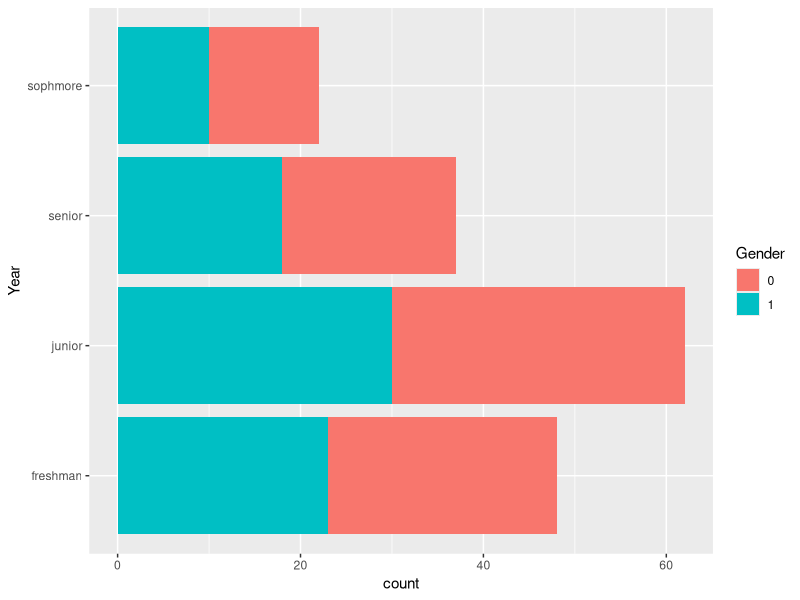
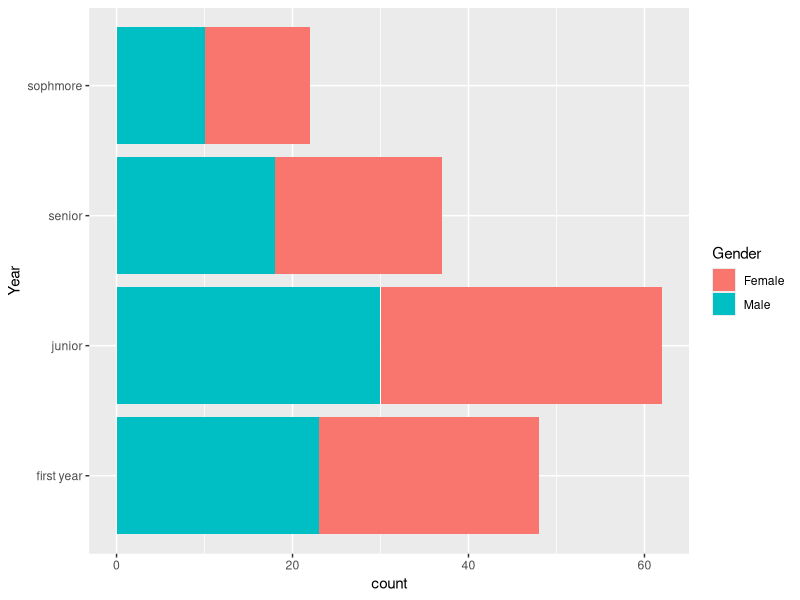
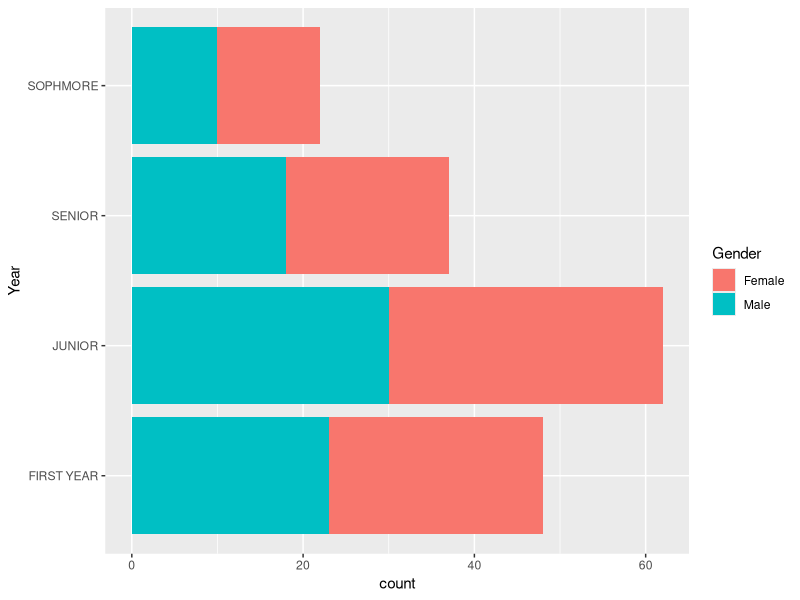
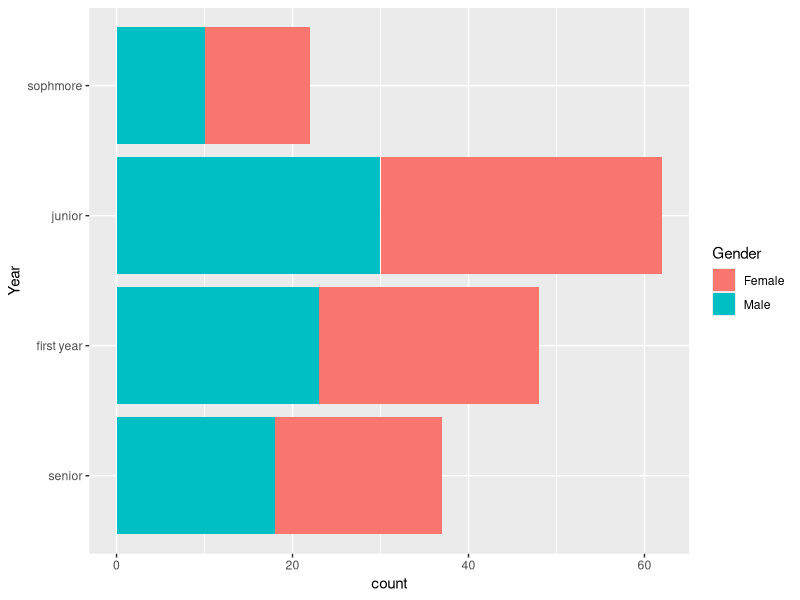
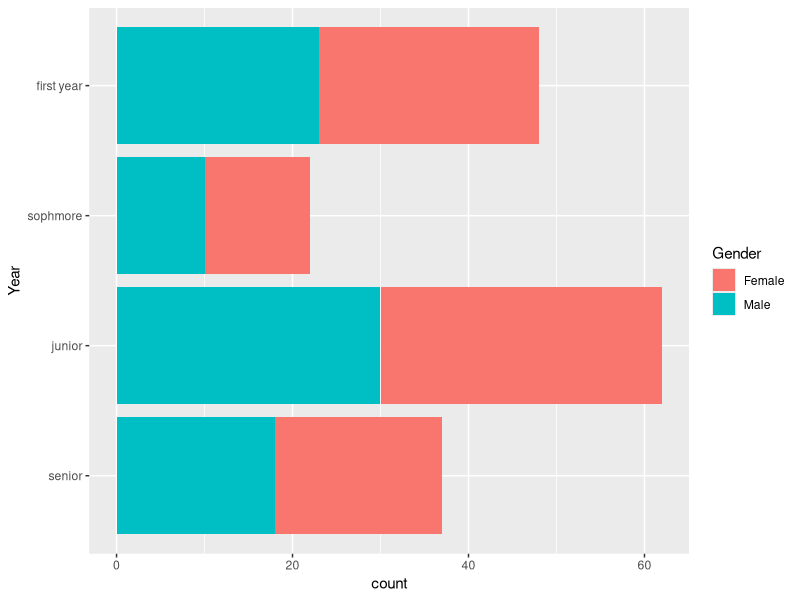
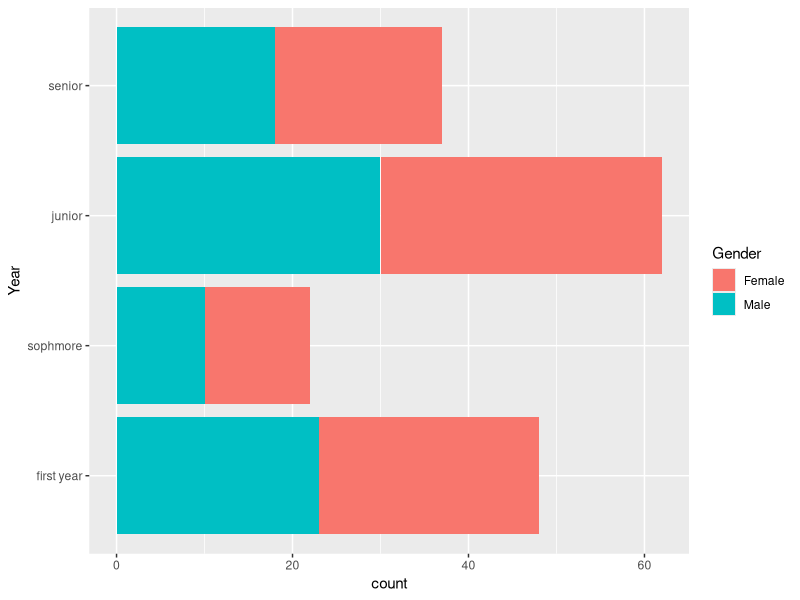
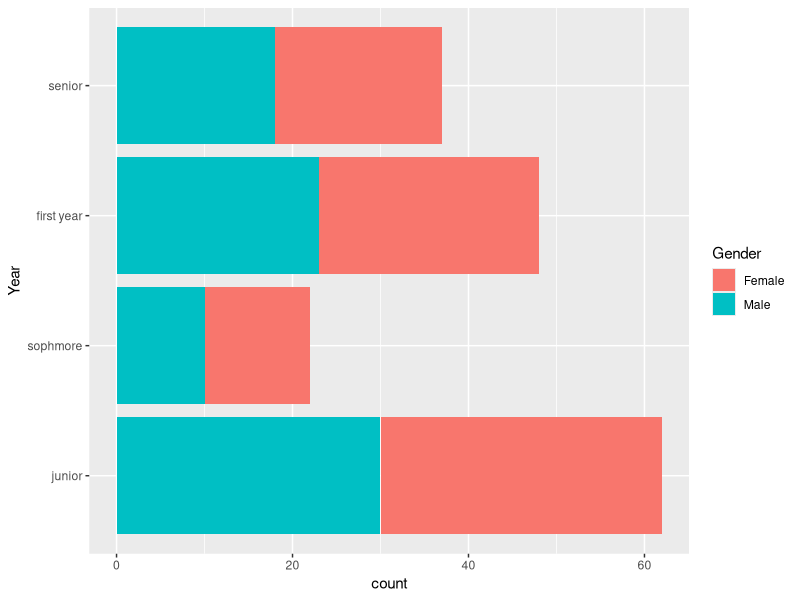
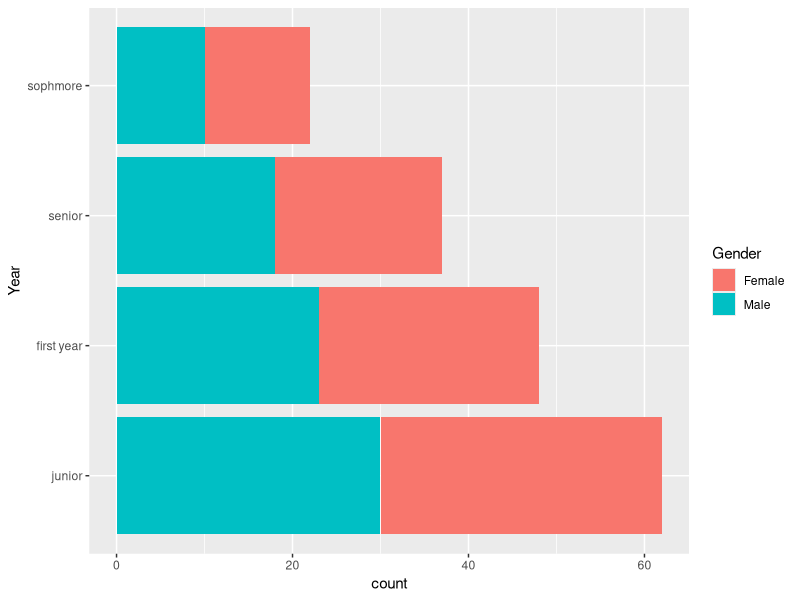

Generate these figures, in order, with R:
## ---- chunk 1
# Unattach any packages that happen to already be loaded. In general this is unecessary
# but is important for the creation of the book to not have package namespaces
# fighting unexpectedly.
pkgs = names(sessionInfo()$otherPkgs)
if( length(pkgs > 0)){
  pkgs = paste('package:', pkgs, sep = "")
  for( i in 1:length(pkgs)){
    detach(pkgs[i], character.only = TRUE, force=TRUE)
  }
}
## ---- chunk 2
library(tidyverse, quietly = TRUE)   # loading ggplot2 and dplyr
## ---- chunk 3
# A vector of character strings.
drinks <- c('DietCoke', 'Coke', 'Coke', 'Sprite', 'Pepsi')
str(drinks)

# convert the vector of character strings into a factor vector
drinks <- factor(drinks)

# Category and Label mapping table
data.frame( Category=1:4, labels=levels(drinks))

as.integer(drinks) # Print the category assigments
## ---- chunk 4
Students <- 
  expand.grid(Year='freshman', Gender=1, rep=1:23) %>%
  add_row(Year='freshman', Gender=0, rep=1:25) %>%
  add_row(Year='junior',   Gender=1, rep=1:30) %>%
  add_row(Year='junior',   Gender=0, rep=1:32) %>%
  add_row(Year='senior',   Gender=1, rep=1:18) %>%
  add_row(Year='senior',   Gender=0, rep=1:19) %>%
  add_row(Year='sophmore', Gender=1, rep=1:10) %>%
  add_row(Year='sophmore', Gender=0, rep=1:12)

# Variables that are character strings are coerced to factors.
# Variables that are numeric are not, and should be explicitly turned to factors.
Students <- Students %>% mutate( Gender = factor(Gender) )

Students %>%
  ggplot( aes(x=Year, fill=Gender)) + geom_bar() + coord_flip()
## ---- chunk 5
# Change Gender from 0/1  to Female/Male
Students <- Students %>%
  mutate( Gender = fct_recode(Gender, Male='1'),
          Gender = fct_recode(Gender, Female='0') )

# Change "Freshman" to the gender neutral "First Year" 
Students <- Students %>%
  mutate( Year = fct_recode(Year, `first year` = 'freshman'))
  
Students %>%
  ggplot( aes(x=Year, fill=Gender)) + geom_bar() + coord_flip()
## ---- chunk 6
Students %>%
  mutate( Year = fct_relabel(Year, stringr::str_to_upper) ) %>%
  ggplot( aes(x=Year, fill=Gender)) + geom_bar() + coord_flip()
## ---- chunk 7
# Seniors first, leave the rest in the order they already were
Students %>%
  mutate( Year = fct_relevel(Year, 'senior') ) %>%
  ggplot( aes(x=Year, fill=Gender)) + geom_bar() + coord_flip()

# reset all the levels orders
Students %>%
  mutate( Year = fct_relevel(Year, 'senior', 'junior','sophmore','first year') ) %>%
  ggplot( aes(x=Year, fill=Gender)) + geom_bar() + coord_flip()

# Reverse order of what I already had
Students %>%
  mutate( Year = fct_relevel(Year, 'senior', 'junior','sophmore','first year') ) %>%
  mutate( Year = fct_rev(Year) ) %>%
  ggplot( aes(x=Year, fill=Gender)) + geom_bar() + coord_flip()

# Sometimes it is useful to rotate using + or - the number of shift steps
# positive values move the first to the end. Negative values move the end to the front.
Students %>%
  mutate( Year = fct_relevel(Year, 'senior', 'junior','sophmore','first year') ) %>%
  mutate( Year = fct_shift(Year, +1) ) %>%
  ggplot( aes(x=Year, fill=Gender)) + geom_bar() + coord_flip()

# In the order of the most number of records
Students %>%
  mutate( Year = fct_infreq(Year) ) %>%
  ggplot( aes(x=Year, fill=Gender)) + geom_bar() + coord_flip()

## ---- chunk 8
Dems <- tribble(
  ~Candidate, ~Percent, ~AgeOnElection,
'Elizabeth Warren',	27, 71,
'Joe Biden',	25, 77,
'Bernie Sanders',	12, 79,
'Pete Buttigieg',	10, 38,
'Kamala Harris',	3, 56,
'Cory Booker',	2, 51,
'Tulsi Gabbard',	2, 39,
'Amy Klobuchar',	2, 60, 
'Tom Steyer',	2, 63,
'Andrew Yang',	2, 45, 
'Other',	3, NA,
'No one',	1, NA,
'Undecided',	9, NA)
## ---- chunk 9
# Reorder Candidates based on the polling percent. The order of Smallest to largest 
# results in 'No one' at the bottom and Elizabeth Warren at the top. 
Dems %>%
  mutate( Candidate = fct_reorder(Candidate, Percent) ) %>%
  ggplot( aes(x=Candidate, y=Percent)) + geom_col() + coord_flip()
## ---- chunk 10
Dems %>%
  mutate( Candidate = fct_reorder(Candidate, Percent) ) %>%
  mutate( Candidate = fct_relevel(Candidate, 'Other', after=0) ) %>%
  mutate( Candidate = fct_relevel(Candidate, 'Undecided', after=0) ) %>%
  ggplot( aes(x=Candidate, y=Percent)) + geom_col() + coord_flip()
## ---- chunk 11
# This collapses the factor levels but I still have 3 rows of "other"
Dems %>%
  mutate( Candidate = fct_collapse(Candidate, other = c('No one', 'Other', 'Undecided')) )

# Collopse the factor, then summarize by adding up the percentages  
Dems %>%
  mutate( Candidate = fct_collapse(Candidate, other = c('No one', 'Other', 'Undecided')) ) %>%
  group_by(Candidate) %>% summarize(Percent = sum(Percent)) %>%
  mutate( Candidate = fct_reorder(Candidate, Percent) ) %>%
  mutate( Candidate = fct_relevel(Candidate, 'other', after=0) ) %>%
  ggplot( aes(x=Candidate, y=Percent)) + geom_col() + coord_flip()
